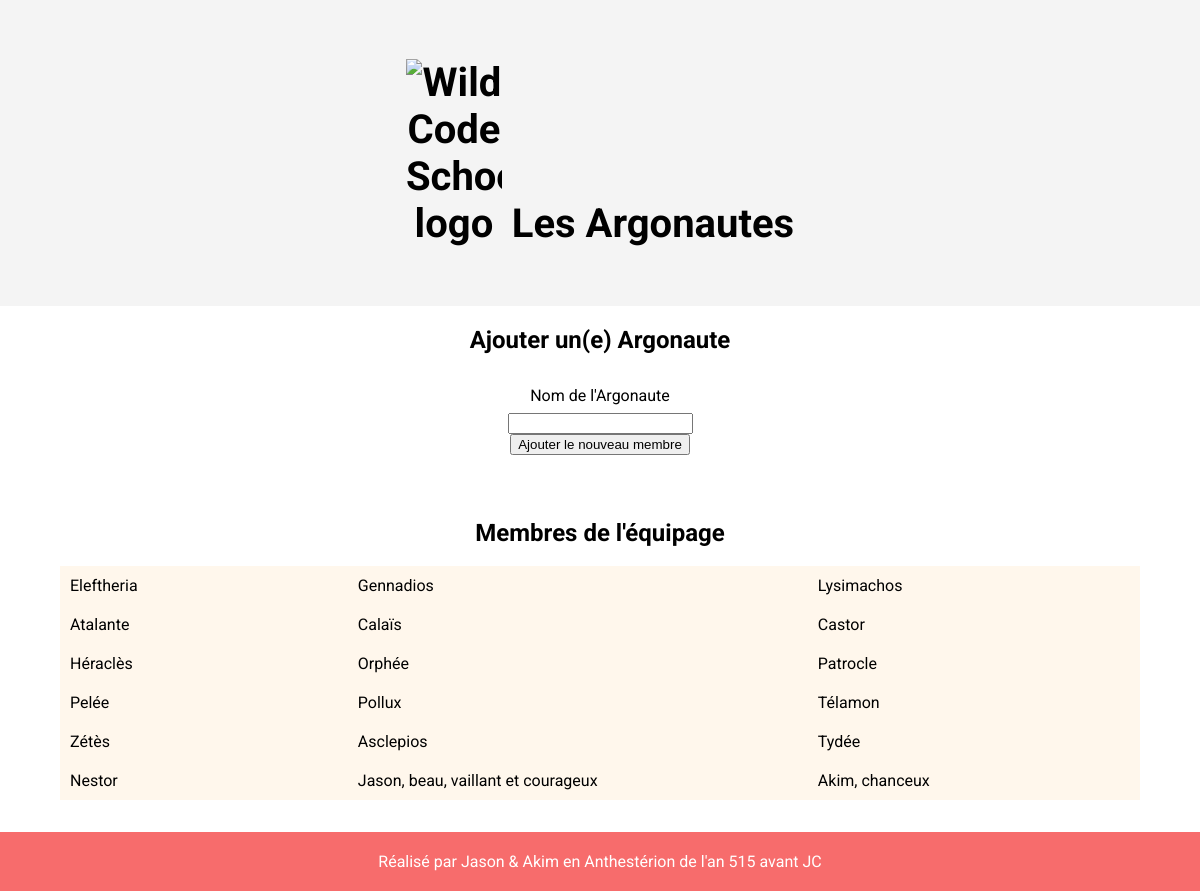
The page / on the database its author committed.
### equipage/models.py (models this page shows, shortened)
class Crew_member(models.Model):
    name = models.CharField(verbose_name="", max_length=200)
    created_date = models.DateTimeField(default=timezone.now)
    belong_crew = models.BooleanField(default=True, null=True)

### equipage/views.py (the view)
# urls.py: path("", views.crew, name='index'),
def crew(request):
    if request.method == 'POST':
        form = CrewForm(request.POST)
        if form.is_valid():
            form.save()
        return redirect('/')
    else:
        form = CrewForm()
    members = Crew_member.objects.filter(belong_crew=True).order_by('created_date')
    return render(request, 'equipage/index.html', {'form' : form, 'members' : members})

### equipage/formulaire.py
class CrewForm(ModelForm):
    class Meta:
        model = Crew_member
        fields = ['name']

### equipage/templates/equipage/index.html (shortened to what this page needs)
{% load static %}
<!DOCTYPE html>
<html lang="fr-FR">
  <head>
      <link rel="stylesheet" href="{% static 'css/equipage.css' %}">
  </head>
  <body
    <header>
      <h1>
      <img src="https://www.wildcodeschool.com/assets/logo_main-e4f3f744c8e717f1b7df3858dce55a86c63d4766d5d9a7f454250145f097c2fe.png"   alt="Wild Code School logo" />
      Les Argonautes
      </h1>
    </header>
    <main>
    <h2>Ajouter un(e) Argonaute</h2>
      <form method="post" class="new-member-form">
        <div><label for="name">Nom de l&apos;Argonaute</label>
        {{ form.as_table }}
        </div>
        <button type="submit" class="save btn">Ajouter le nouveau membre</button>
      </form>
      <h2>Membres de l'équipage</h2>
        <section class="member-list">
          <div class="grid-container">
    {%for member in members%}
            <div class="grid-item">{{member.name}}</div>
    {% endfor %}
          </div>
        </section>
    </main>
    <footer>
      <p>Réalisé par Jason & Akim en Anthestérion de l'an 515 avant JC</p>
    </footer>
</body>
</html>

### equipage/static/css/equipage.css (style rules this page uses)
body { margin: 0; font-family: 'Roboto', sans-serif; }
main { max-width: 1080px; margin: 0 auto; }
header { background: #f4f4f4; text-align: center; padding: 2em; }
header img { max-width: 96px; }
header h1 { font-size: 2.5em; }
footer { background: }
h1, h2 { text-align: center; }
label { display: block; margin-bottom: 0.5em; }
.grid-container { display: grid; grid-template-columns: auto auto auto; }
.grid-item { background-color: #fff7ec; text-align : left; padding: 10px; }
.new-member-form { margin: 2em 0 4em 0; text-align: center; }
footer { margin-top: 2em; text-align: center; color: #fff; background: #f76c6c; padding: 0.25em 0; }

### rows shown on the page
Crew_member: name "Eleftheria"
Crew_member: name "Gennadios"
Crew_member: name "Lysimachos"
Crew_member: name "Atalante"
Crew_member: name "Calaïs"
Crew_member: name "Castor"
Crew_member: name "Héraclès"
Crew_member: name "Orphée"
Crew_member: name "Patrocle"
Crew_member: name "Pelée"
Crew_member: name "Pollux"
Crew_member: name "Télamon"
Crew_member: name "Zétès"
Crew_member: name "Asclepios"
Crew_member: name "Tydée"
Crew_member: name "Nestor"
Crew_member: name "Jason, beau, vaillant et courageux"
Crew_member: name "Akim, chanceux"
